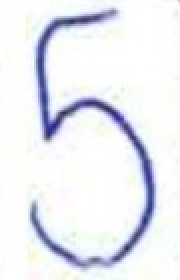
#> input picture data/Train/AES/CBC/NonEnc/Five_full (412).jpg, 90 x 140 px, found by its file name (shown 2 times larger); its folder holds only this picture in this run
$ jupyter execute --allow-errors TDES_CBC_Encryption.ipynb   (shell and % lines are left out)
#> lines starting #> are read from the running program, lines starting #| are printed output that depends on the picture
# Imports

[cell 1]
from Crypto.Cipher import DES3
from Crypto.Util.Padding import pad
from Crypto.Util.Padding import unpad
import os
import secrets

# Reshape Image

[cell 2]
import os
from PIL import Image
path = './data/Train/TDES/NonEnc/'

image_files = [f for f in os.listdir('./data/Train/TDES/NonEnc/') if f.endswith(('.jpg', '.png', '.jpeg'))]

for img_name in image_files:
    read_path = os.path.join(path, img_name)
    image = Image.open(read_path)
#> image is the input picture: PIL image 90x140 RGB; mean R, G, B 234.8, 236.7, 242.4
    new_image = image.resize((64,64))
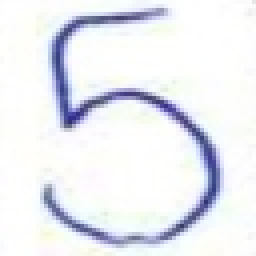
#> new_image: PIL image 64x64 RGB (shown 4 times larger); mean R, G, B 234.8, 236.7, 242.4
    new_image.save('./data/Train/TDES/Img_Non_Enc/' + img_name)

# Encrypting Images

[cell 3]
def getKey(keysize):

    key = secrets.token_bytes(keysize)
    return key

def getIV(blocksize):

    iv = secrets.token_bytes(blocksize)
    return iv

[cell 4]
def tdes_encrypt_image(filename, input_image_path, key, iv):
    encrypted_filename = 'TDES_Enc_' + filename
    encrypted_filepath = './data/Train/TDES/TDESEnc/' + encrypted_filename

    # Read the image
    with open(input_image_path, 'rb') as f:
        image_data = f.read()

    # Create a 3DES cipher object
    cipher = DES3.new(key, DES3.MODE_CBC, iv)

    # Pad the image data to fit block size
    padded_data = pad(image_data, DES3.block_size)

    # Encrypt the padded data
    encrypted_data = cipher.encrypt(padded_data)

    # Save the encrypted data to a new image file
    with open(encrypted_filepath, 'wb') as f:
        f.write(encrypted_data)

    return encrypted_filename

[cell 5]
path = './data/Train/TDES/Img_Non_Enc/'

#> (the rest of this cell did not finish here and is left out)

# Decrypting Images

[cell 6]
def tdes_decrypt_image(filename, key, iv):
    decrypted_filename = "TDES_Dec_" + filename
    decrypted_filepath = './data/Train/TDES/TDESDec/' + decrypted_filename

    # Read the encrypted image data
    with open('./data/Train/TDES/TDESEnc/' + filename, 'rb') as file1:
        encrypted_data = file1.read()

    # Create a 3DES cipher object
    cipher = DES3.new(key, DES3.MODE_CBC, iv)

    # Decrypt the data
    decrypted_data = unpad(cipher.decrypt(encrypted_data), DES3.block_size)

    # Save the decrypted data to a new image file
    with open(decrypted_filepath, 'wb') as file2:
        file2.write(decrypted_data)

    return decrypted_filename

[cell 7]
# Input for the file to decrypt
filename_to_decrypt = 'TDES_Enc_Eight_full (1).jpg'

# Input for the key
key = b'\x06BHJ\x0ez0\x03D\xfaI\xa2%\x02N\x8a+1\x06\x11\xca\x98A7'

iv = b'\xdb\xcfA\xbb\xad\xad5\xbe'

# Decrypt the image using user-provided inputs
#> (the rest of this cell did not finish here and is left out)

# Visualising image before encryption, after encryption and after decryption

[cell 8]
import numpy as np
import matplotlib.pyplot as plt

[cell 9]
image_path = './data/Train/TDES/Img_Non_Enc/Eight_full (1).jpg'
#> (the rest of this cell did not finish here and is left out)

[cell 10]
image_path = './data/Train/TDES/TDESEnc/TDES_Enc_Eight_full (1).jpg'

# Read the image file as a binary file
#> (the rest of this cell did not finish here and is left out)

[cell 11]
import os
import numpy as np
from PIL import Image

[cell 12]
path = './data/Train/TDES/TDESEnc/'
output_path = './data/Train/TDES/Enc_Img_Readable/'

#> (the rest of this cell did not finish here and is left out)

[cell 13]
image_path = './data/Train/TDES/Enc_Img_Readable/reshaped_TDES_Enc_Eight_full (1).jpg'
image = plt.imread(image_path)
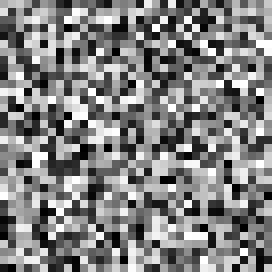
#> input picture data/data_AES_ECB_and_TDES_CBC/test/TDES_CBC/reshaped_TDES_Enc_Eight_full (1).jpg, 34 x 34 px, found by its file name (shown 8 times larger)
#> image is the input picture: shape (34, 34); min 0, max 255, mean 129.8
plt.imshow(image)
plt.title('Reshaped Image')
plt.show()
print(image.shape)
#| (34, 34)
